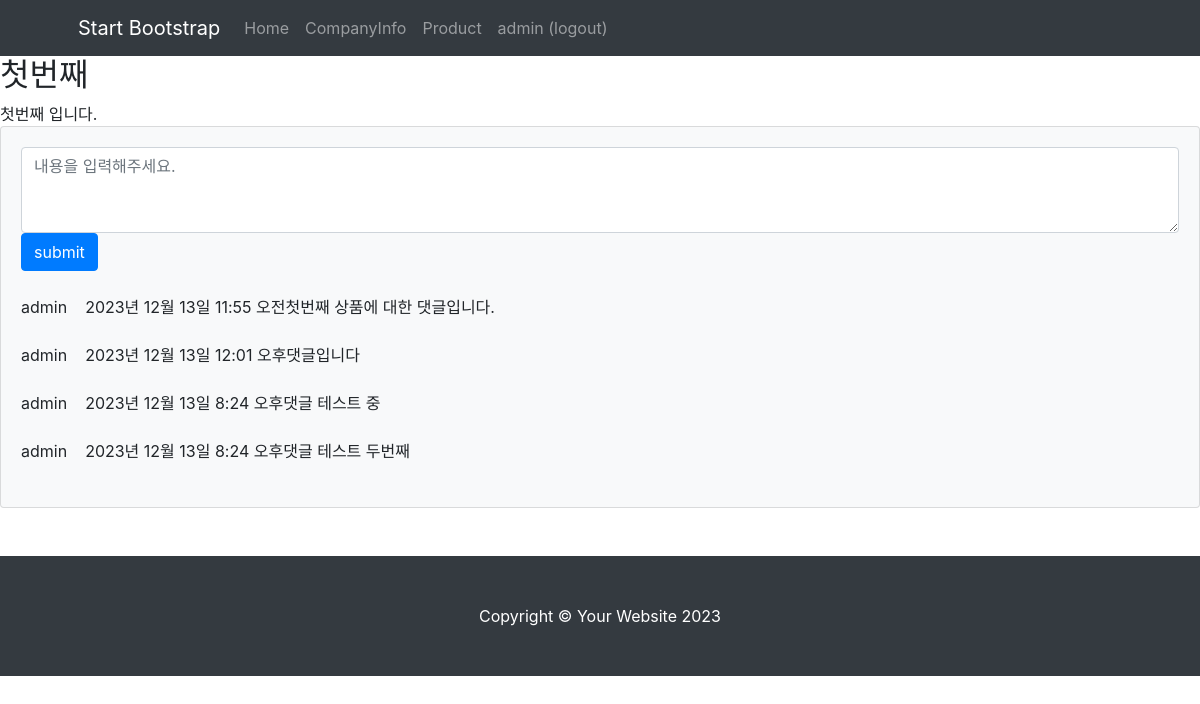
Page /mysite/8/ (signed in) on the committed database.
### mysite/models.py (models this page shows)
class MainContent(models.Model):
    title = models.CharField(max_length=200)
    content = models.TextField()
    pub_date = models.DateTimeField('date published')

class Comment(models.Model):
    author = models.ForeignKey(User, on_delete=models.CASCADE)
    content_list = models.ForeignKey(MainContent, on_delete=models.CASCADE)
    content = models.TextField()
    create_date = models.DateTimeField(auto_now_add=True)
    modify_date = models.DateTimeField(auto_now=True)

### mysite/views.py (the view)
# urls.py: path('<int:content_id>/', views.detail, name='detail'),
def detail(request, content_id):
    content_list = get_object_or_404(MainContent, pk=content_id)
    context = {'content_list': content_list}
    return render(request, 'mysite/content_detail.html', context)

### templates/mysite/content_detail.html (shortened to what this page needs)
{% extends 'pages/base.html' %}
{% block content %}
<h2>{{ content_list.title }}</h2>
<div>
    {{ content_list.content }}
</div>
<section class="mb-5">
    <div class="card bg-light">
        <div class="card-body">
            <form method="post" class="mb-4" action="{% url 'comment_create' content_list.id %}">
                <textarea id="content" name="content" class="form-control" rows="3" placeholder="내용을 입력해주세요."></textarea>
                <button type="submit" class="btn btn-primary">submit</button>
            </form>
            {% for comment in content_list.comment_set.all %}
            <div class="d-flex">
                <div class="d-flex">
                    <div class="fw-bold">{{ comment.author.username }} &nbsp&nbsp {{ comment.create_date }}
                    </div>
                    {{ comment.content }}
                </div>
            </div>
            <br/>
            {% endfor %}
        </div>
    </div>
</section>
{% endblock %}

### templates/pages/navbar.html (shortened to what this page needs)
<nav class="navbar navbar-expand-lg navbar-dark bg-dark">
    <div class="container px-5">
        <a class="navbar-brand" href="#!">Start Bootstrap</a>
        <div class="collapse navbar-collapse" id="navbarSupportedContent">
            <ul class="navbar-nav ms-auto mb-2 mb-lg-0">
                <li class="nav-item"><a class="nav-link" href="/">Home</a></li>
                <li class="nav-item"><a class="nav-link" href="/company/">CompanyInfo</a></li>
                <li class="nav-item"><a class="nav-link" href="/mysite/">Product</a></li>
                {% if user.is_authenticated %}
                <li class="nav-item"><a class="nav-link" href="{% url 'accounts:logout' %}">{{ user.username }} (logout)</a></li>
                {% else %}
                <li class="nav-item"><a class="nav-link" href="{% url 'accounts:login' %}">login</a></li>
                {% endif %}
            </ul>
        </div>
    </div>
</nav>

### rows in the picture
MainContent: title "첫번째", content "첫번째 입니다."
Comment: author.username "admin", create_date "2023년 12월 13일 11:55 오전", content "첫번째 상품에 대한 댓글입니다."
Comment: author.username "admin", create_date "2023년 12월 13일 12:01 오후", content "댓글입니다"
Comment: author.username "admin", create_date "2023년 12월 13일 8:24 오후", content "댓글 테스트 중"
Comment: author.username "admin", create_date "2023년 12월 13일 8:24 오후", content "댓글 테스트 두번째"

### other values in the picture
{{ user.username }} "admin"
